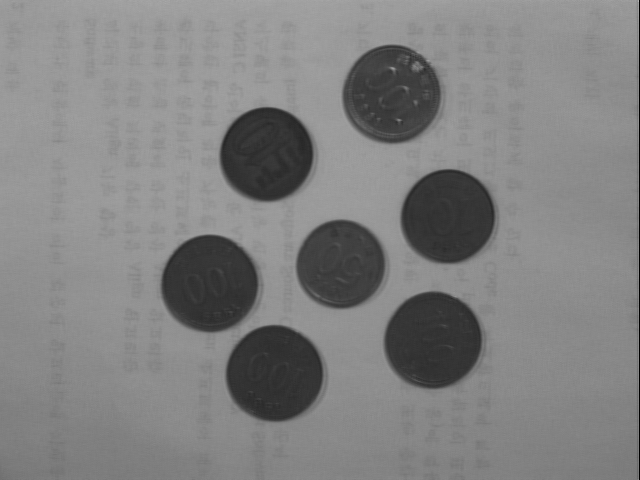
#> input picture Computer_Vision/images/coin1.bmp, 640 x 480 px, found by its file name
$ python LPF.py
#> lines starting #> are read from the running program, lines starting #| are printed output that depends on the picture
import numpy as np
import cv2
from matplotlib import pyplot as plt

FILENAME = 'coin1.bmp'
img = cv2.imread(FILENAME,0)
#> img is the input picture: shape (480, 640); min 0, max 182, mean 128.9

dft = cv2.dft(np.float32(img),flags = cv2.DFT_COMPLEX_OUTPUT)
dft_shift = np.fft.fftshift(dft)


# 아래는 d 사이지의 사각형을 생성한 후, 사각형 바깥쪽을 제거하는 형태임.
# 즉, 고주파영역을 제거하게 됨.
# d값이 작을수록 사각형이 작고, 바깥영역 즉, 고주파영역이  많이 제거되기 때문에 이미지가 뭉게지고
# d값이 클수록 사각형이 크고, 바깥영역 즉, 고주파 영역이 적게 제거되기 때문에 원래 이미지와 가까워짐.

rows, cols = img.shape
#> rows = 480; cols = 640
crow, ccol = rows//2 , cols//2     # center
#> crow = 240; ccol = 320

# create a mask first, center square is 1, remaining all zeros
d = 30
mask = np.zeros((rows, cols, 2), np.uint8)
mask[crow-d:crow+d, ccol-d:ccol+d] = 1

# apply mask and inverse DFT
fshift = dft_shift*mask
f_ishift = np.fft.ifftshift(fshift)
img_back = cv2.idft(f_ishift)
img_back = cv2.magnitude(img_back[:,:,0],img_back[:,:,1])
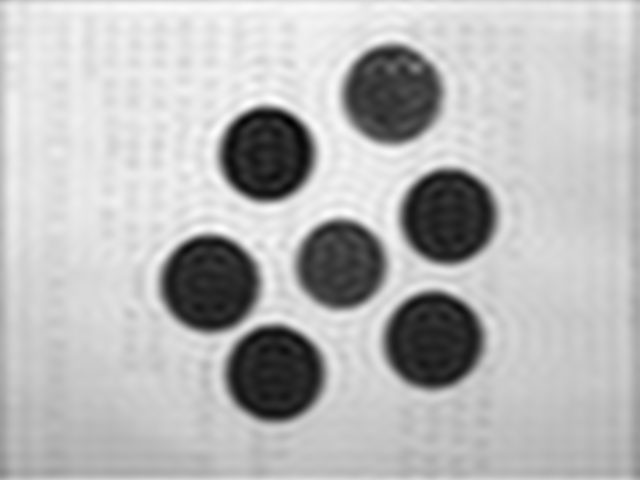
#> img_back: shape (480, 640) float32; min 9772470, max 50900432, mean 39601976; drawn with min black and max white

plt.subplot(121),plt.imshow(img, cmap = 'gray')
plt.title('Input Image'), plt.xticks([]), plt.yticks([])
plt.subplot(122),plt.imshow(img_back, cmap = 'gray')
plt.title('Magnitude Spectrum'), plt.xticks([]), plt.yticks([])
plt.show()
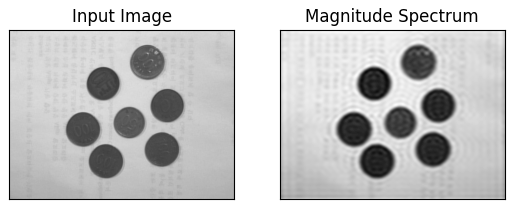
#> figure drawn by matplotlib, 2 panels

$ run again, with Computer_Vision/images/coin2.bmp copied over Computer_Vision/images/coin1.bmp
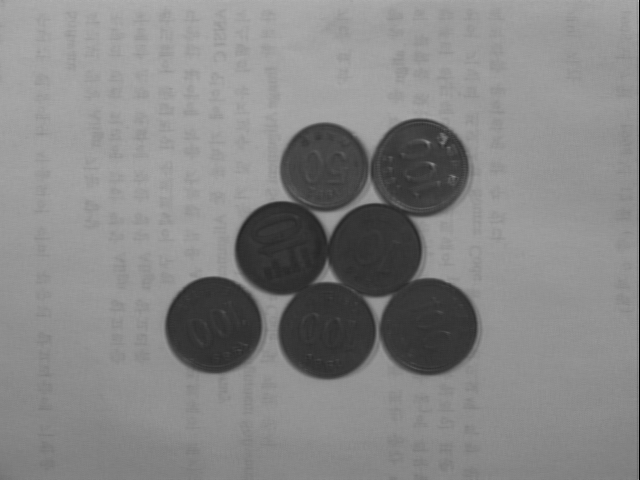
#> input picture Computer_Vision/images/coin2.bmp, 640 x 480 px, found by its file name
#> img is the input picture: shape (480, 640); min 0, max 191, mean 134.3
#> `img_back = cv2.magnitude(img_back[:,:,0],img_back[:,:,1])`:
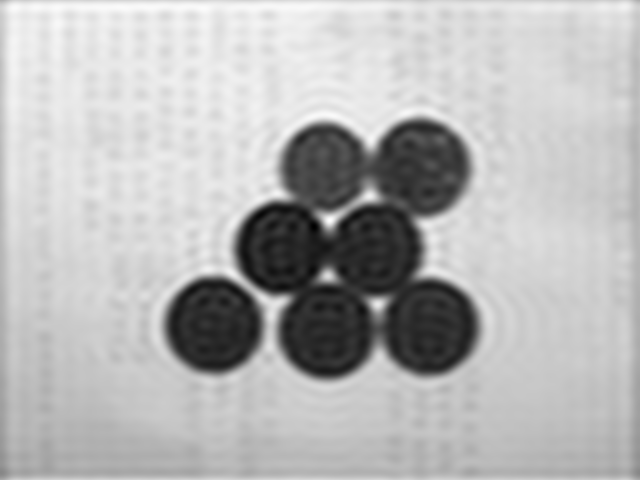
#> img_back: shape (480, 640) float32; min 8716036, max 53983960, mean 41250944; drawn with min black and max white
#> `plt.show()`:
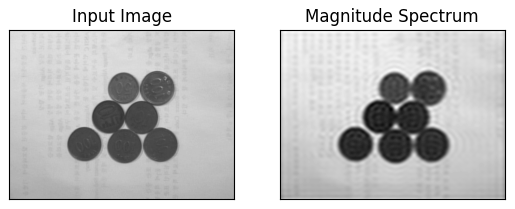
#> figure drawn by matplotlib, 2 panels

$ run again, with Computer_Vision/images/coin3.bmp copied over Computer_Vision/images/coin1.bmp
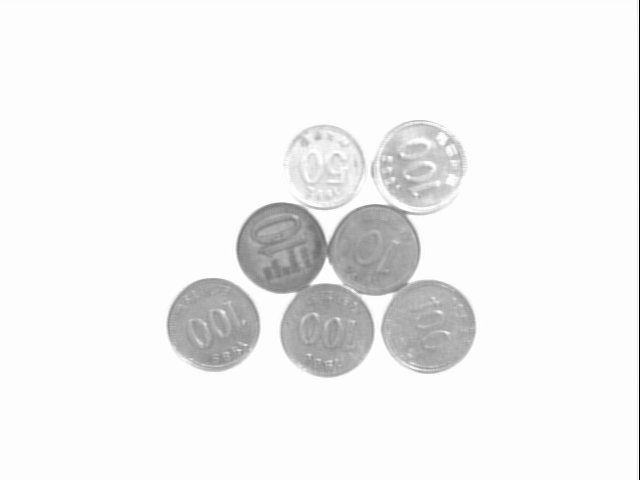
#> input picture Computer_Vision/images/coin3.bmp, 640 x 480 px, found by its file name
#> img is the input picture: shape (480, 640); min 0, max 254, mean 241.4
#> `img_back = cv2.magnitude(img_back[:,:,0],img_back[:,:,1])`:
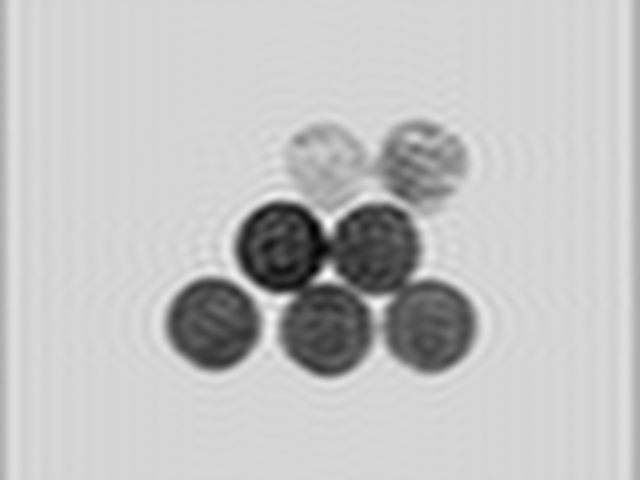
#> img_back: shape (480, 640) float32; min 35987612, max 85839160, mean 74164016; drawn with min black and max white
#> `plt.show()`:
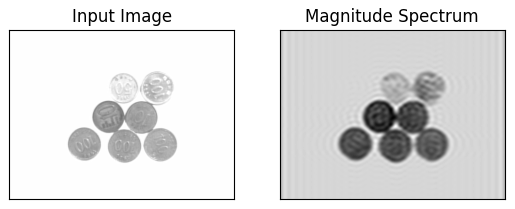
#> figure drawn by matplotlib, 2 panels

$ run again, with Computer_Vision/images/coin4.bmp copied over Computer_Vision/images/coin1.bmp
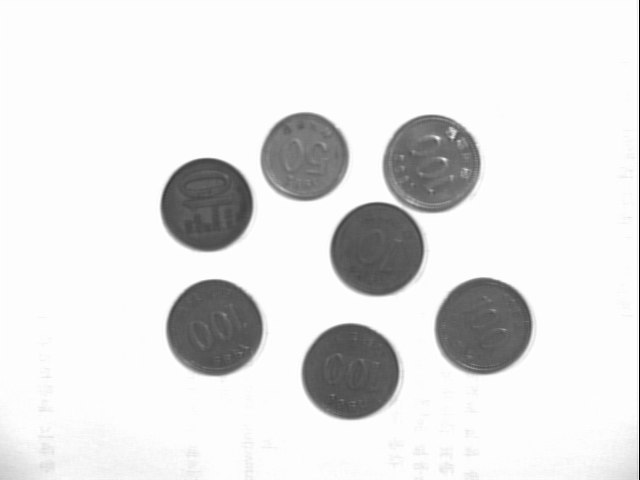
#> input picture Computer_Vision/images/coin4.bmp, 640 x 480 px, found by its file name
#> img is the input picture: shape (480, 640); min 0, max 254, mean 227
#> `img_back = cv2.magnitude(img_back[:,:,0],img_back[:,:,1])`:
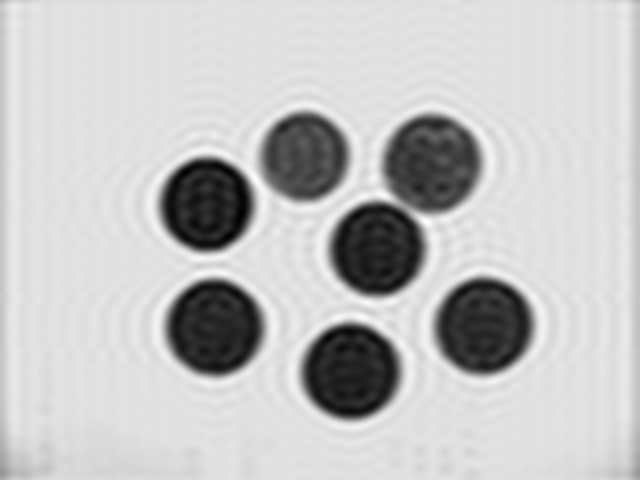
#> img_back: shape (480, 640) float32; min 17411424, max 85794872, mean 69738864; drawn with min black and max white
#> `plt.show()`:
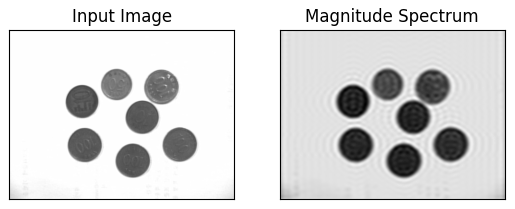
#> figure drawn by matplotlib, 2 panels
